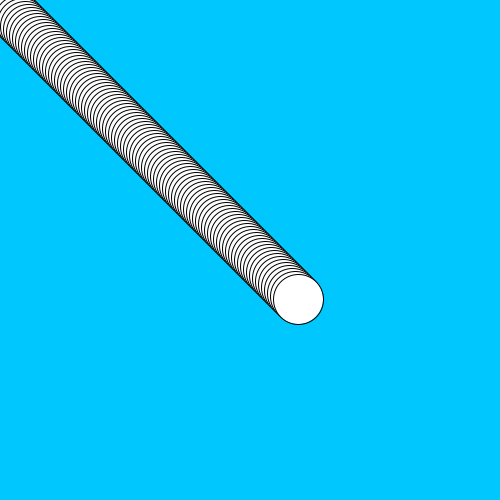
Frame 1 (no input)
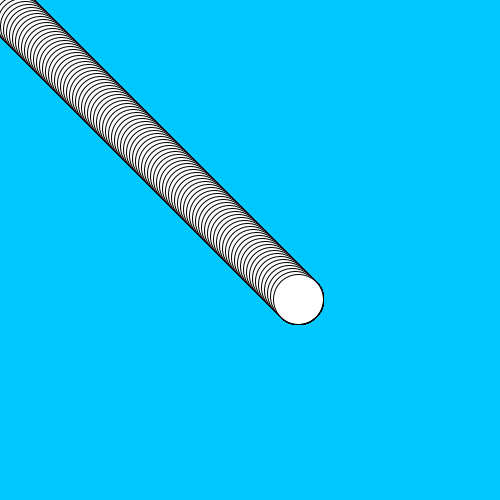
Frame 60 (the mouse pressed at the canvas centre just before this capture)
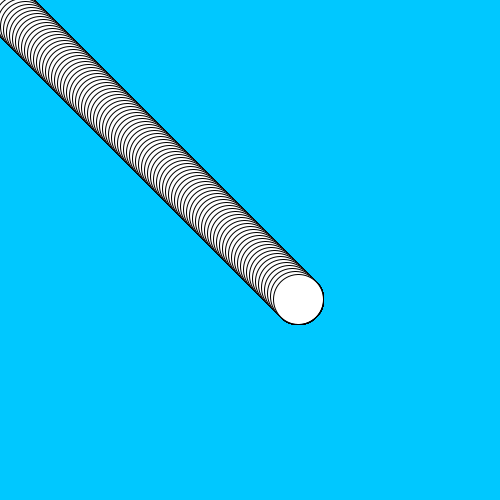
Frame 120 (the mouse held since frame 60 and released just before this capture)

The Processing sketch that drew these frames (run headless with seeded random() and noise(); from frame 60 on, the mouse is pressed at the canvas centre):

// Processing sketch: magic13worms
// ── magic13worms.pde
int maxValue=5;
void setup(){ 
   size(500, 500);
    background(0, 200, 255);
}
void draw() {
   random(maxValue);
  for (int I = 1; I <=300; I++) {   
    ellipse(I++, I++, 50, 50);
  }


}
